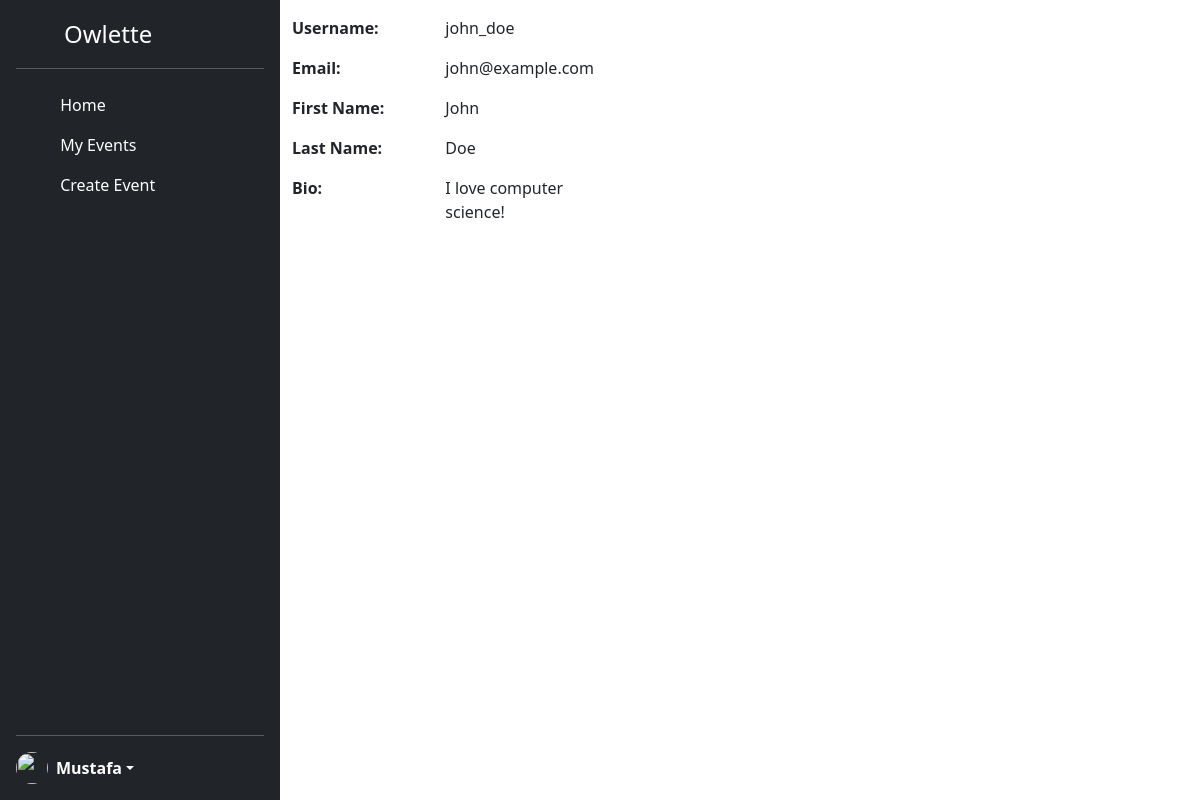
/profile/1 (signed in), run on an earlier commit of the app's database.
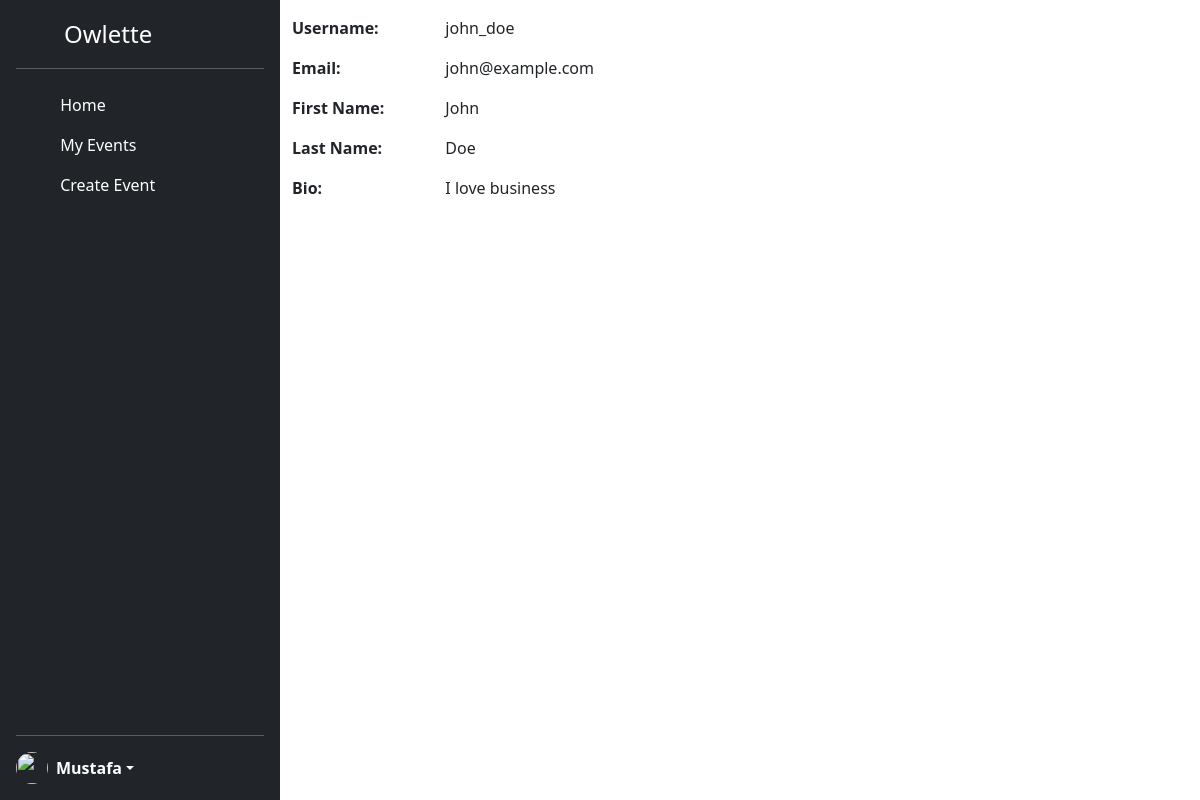
And on a later commit of the database.
### models.py (models this page shows, shortened)
class User(db.Model, UserMixin):
    __tablename__ = 'user'
    userid = db.Column(db.Integer,
                   primary_key=True)
    username = db.Column(db.String(40),
                         nullable=False,
                         unique=True)
    email = db.Column(db.String(40),
                      unique=True,
                      nullable=False)
    password = db.Column(db.String(200),
                         unique=False,
                         nullable=False)
    firstname = db.Column(db.String(40),
                         nullable=False)
    lastname = db.Column(db.String(40),
                         nullable=False)
    bio = db.Column(db.String(255),
                         nullable=True)
    created_at = db.Column(db.DateTime,
                           nullable=False,
                           default=datetime.now(pytz.timezone('US/Eastern')))
    ismod = db.Column(db.Boolean,
                           default=False)
    posts = db.relationship('Event', backref='author', lazy='dynamic')

### app.py (the view)
@app.route('/profile/<int:userid>')
@login_required
def profileView(userid):
    user = User.query.get(userid)
    return render_template('profileview.html', user=user )

### app.py (called while the page is built)
@login_manager.user_loader
def load_user(userid):
    return User.query.get(int(userid))

### templates/profileview.html (shortened to what this page needs)
{% extends "base.html" %}
{% block content %}
<div class="container">
    <div class="row pt-3">
        <div class="col-md-6">
            <div class="row mb-3">
                <div class="col-4 fw-bold">Username:</div>
                <div class="col-4">{{ user.username }}</div>
            </div>
            <div class="row mb-3">
                <div class="col-4 fw-bold">Email:</div>
                <div class="col-4">{{ user.email }}</div>
            </div>
            <div class="row mb-3">
                <div class="col-4 fw-bold">First Name:</div>
                <div class="col-4">{{ user.firstname }}</div>
            </div>
            <div class="row mb-3">
                <div class="col-4 fw-bold">Last Name:</div>
                <div class="col-4">{{ user.lastname }}</div>
            </div>
            <div class="row mb-3">
                <div class="col-4 fw-bold">Bio:</div>
                <div class="col-4">{{ user.bio }}</div>
            </div>
        </div>
    </div>
</div>
{% endblock %}

What changed in the data, as far as the page shows it:
changed User "john_doe": bio "I love computer science!" → "I love business"
